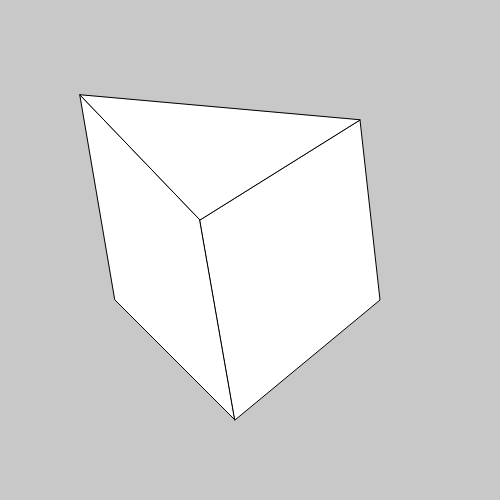
Frame 1 (no input)
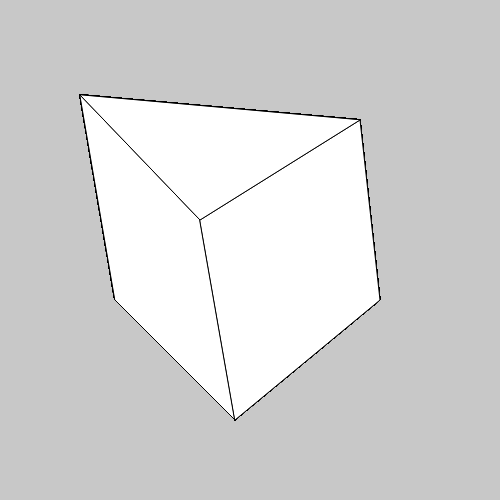
Frame 60 (no input)
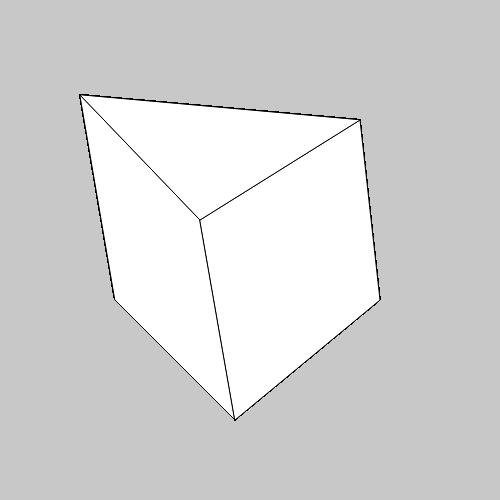
Frame 120 (the mouse pressed at the canvas centre since frame 60)

The p5.js sketch that drew these frames (run headless with seeded random() and noise() and a simulated clock; from frame 60 on, the mouse is pressed at the canvas centre):

// p5.js sketch
// ── sketch.js
function setup() {
	createCanvas(500, 500);
	background(200);
}
function draw() {
	quad(80, 95, 200, 220, 235, 420, 115, 300);
	quad(200, 220, 360, 120, 380, 300, 235, 420);
	triangle( 80, 95,200, 220, 360, 120);
} 
